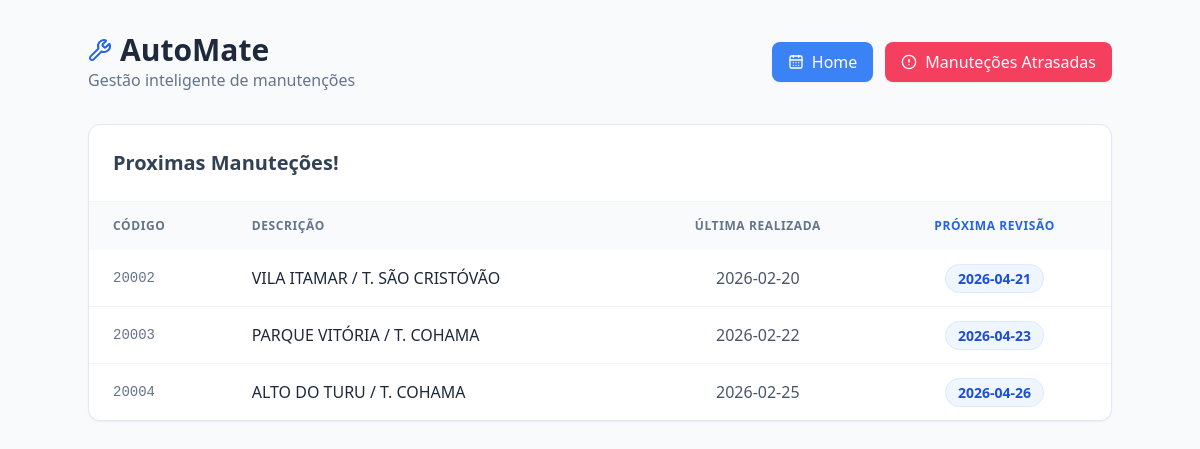
The app's page /buscarProx with its own data.
### tables this page shows
CREATE TABLE ONIBUS (Id INTEGER PRIMARY KEY AUTOINCREMENT, Codigo TEXT NOT NULL, Descricao TEXT NOT NULL, DataUltimaManutecao TEXT, DataProxManutecao TEXT);

### main.py (the view)
@app.route('/buscarProx')
def buscarProx():
    dados = proxManutecoes()
    return render_template("proxManutecao.html",dados=dados)

### main.py (called while the page is built)
def get_db_connection():
    return sqlite3.connect('automate.db')

def proxManutecoes():
    conn = get_db_connection()
    query = ("SELECT Codigo, Descricao, DataUltimaManutecao, DataProxManutecao FROM ONIBUS WHERE DataProxManutecao BETWEEN DATETIME('now') AND DATETIME('now',?)")
    param = f"+{DIAS} days"
    df = pd.read_sql_query(query, conn, params=(param,))
    return df.to_dict(orient='records') if not df.empty else []

### templates/proxManutecao.html (shortened to what this page needs)
<!DOCTYPE html>
<html lang="pt-br">
<head>
    <script src="https://cdn.tailwindcss.com"></script>
</head>
<body class="bg-slate-50 font-sans text-slate-900 p-4 md:p-8">
<div class="max-w-5xl mx-auto">
    <header class="flex flex-col md:flex-row md:items-center justify-between mb-8 gap-4">
        <div>
            <h1 class="text-3xl font-bold text-slate-800 flex items-center gap-2">
                <i data-lucide="wrench" class="text-blue-600"></i> AutoMate
            </h1>
            <p class="text-slate-500">Gestão inteligente de manutenções</p>
        </div>
        <div class="flex gap-3">
            <a href="/" class="flex items-center gap-2 bg-blue-500 hover:bg-blue-700 text-white px-4 py-2 rounded-lg transition-all font-medium shadow-sm">
                <i data-lucide="calendar-days" class="w-4 h-4"></i> Home
            </a>
            <a href="/buscarAtras" class="flex items-center gap-2 bg-rose-500 hover:bg-rose-700 text-white px-4 py-2 rounded-lg transition-all font-medium shadow-sm">
                <i data-lucide="alert-circle" class="w-4 h-4"></i> Manuteções Atrasadas
            </a>
        </div>
    </header>
    <main class="bg-white rounded-xl shadow-sm border border-slate-200 overflow-hidden">
        <div class="p-6 border-b border-slate-100">
            <h2 class="text-xl font-semibold text-slate-700">Proximas Manuteções!</h2>
        </div>
        {% if dados %}
        <div class="overflow-x-auto">
            <table class="w-full text-left border-collapse">
                <thead>
                <tr class="bg-slate-50 text-slate-500 uppercase text-xs font-bold tracking-wider">
                    <th class="px-6 py-4">Código</th>
                    <th class="px-6 py-4">Descrição</th>
                    <th class="px-6 py-4 text-center">Última Realizada</th>
                    <th class="px-6 py-4 text-center text-blue-600">Próxima Revisão</th>
                </tr>
                </thead>
                <tbody class="divide-y divide-slate-100">
                {% for dado in dados %}
                <tr class="hover:bg-slate-50 transition-colors">
                    <td class="px-6 py-4 font-mono text-sm text-slate-500">{{ dado.Codigo }}</td>
                    <td class="px-6 py-4 font-medium text-slate-800">{{ dado.Descricao }}</td>
                    <td class="px-6 py-4 text-center text-slate-600">{{ dado.DataUltimaManutecao }}</td>
                    <td class="px-6 py-4 text-center">
                                <span class="bg-blue-50 text-blue-700 px-3 py-1 rounded-full text-sm font-semibold border border-blue-100">
                                    {{ dado.DataProxManutecao }}
                                </span>
                    </td>
                </tr>
                {% endfor %}
                </tbody>
            </table>
        </div>
        {% else %}
        <div class="flex flex-col items-center justify-center p-12 text-slate-400">
            <i data-lucide="clipboard-check" class="w-12 h-12 mb-4 opacity-20"></i>
            <p class="text-lg">Tudo em dia! Nenhuma manutenção pendente.</p>
        </div>
        {% endif %}
    </main>
</div>
</body>
</html>

### records on screen
ONIBUS: Codigo "20002", Descricao "VILA ITAMAR / T. SÃO CRISTÓVÃO", DataUltimaManutecao "2026-02-20", DataProxManutecao "2026-04-21"
ONIBUS: Codigo "20003", Descricao "PARQUE VITÓRIA / T. COHAMA", DataUltimaManutecao "2026-02-22", DataProxManutecao "2026-04-23"
ONIBUS: Codigo "20004", Descricao "ALTO DO TURU / T. COHAMA", DataUltimaManutecao "2026-02-25", DataProxManutecao "2026-04-26"
